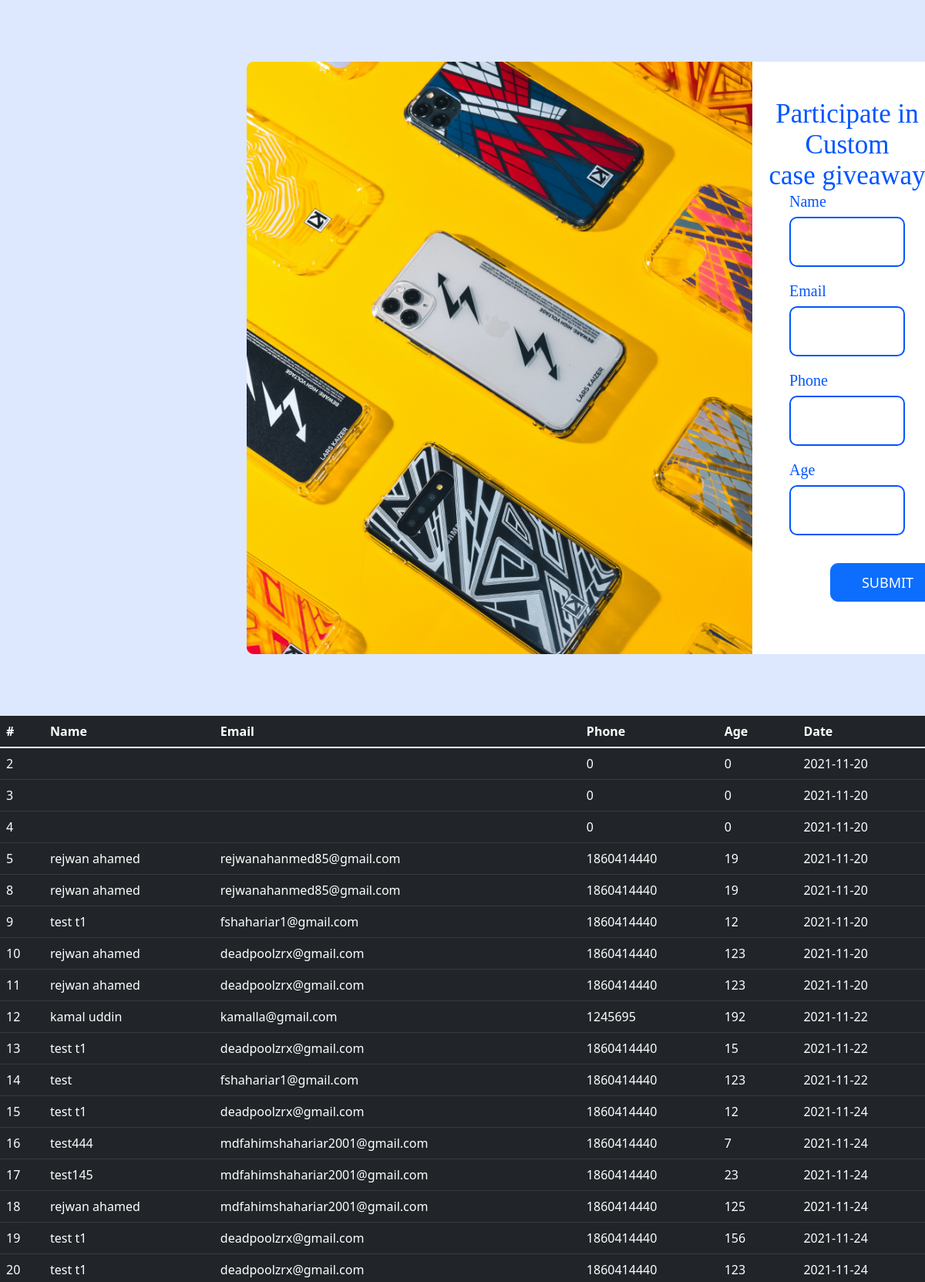
Screenshot of /display.php (upper part) with the database file from the repository.
### tables this page shows
CREATE TABLE `giveaway` (
  `sno` int(3) NOT NULL,
  `name` text NOT NULL,
  `email` varchar(200) NOT NULL,
  `phone` int(11) NOT NULL,
  `age` int(2) NOT NULL,
  `date` date NOT NULL DEFAULT current_timestamp()
);

### display.php (the view, shortened to what this page needs)
<!DOCTYPE html>
<html lang="en">
<head>
    <link rel="stylesheet" href="style.css">
    <link href="https://cdn.jsdelivr.net/npm/bootstrap@5.1.3/dist/css/bootstrap.min.css" rel="stylesheet">
    <link href="https://api.fontshare.com/css?f[]=switzer@500&f[]=general-sans@500&f[]=satoshi@500&display=swap" rel="stylesheet">
</head>
<body>
    <section class="mainsection">
        <div class="subsection">
            <div class="subleft">
                <img src="1.png" alt="holding">
            </div>
            <div class="subright">
                <h1>Participate in Custom<br>
                    case giveaway</h1>
                <form action="display.php" method="post" class="px-5">
                    <div class="mb-3">
                        <label for="exampleInputEmail1" class="form-label">Name</label>
                        <input type="text" class="form-control" name="name" id="name" aria-describedby="emailHelp" required>
                    </div>
                    <div class="mb-3">
                        <label for="exampleInputEmail1" class="form-label">Email</label>
                        <input type="email" class="form-control" name="email" id="email" aria-describedby="emailHelp" required>
                    </div>
                    <div class="mb-3">
                        <label for="exampleInputEmail1" class="form-label">Phone</label>
                        <input type="number" class="form-control" name="phone" id="name" aria-describedby="emailHelp" required>
                    </div>
                    <div class="mb-3">
                        <label for="exampleInputPassword1" class="form-label">Age</label>
                        <input type="number" class="form-control" name="age" id="age" required>
                    </div>
                    <button type="submit" class="btn btn-primary">SUBMIT</button>
                </form>
            </div>
        </div>
    </section>
    <table class="table table-dark">
        <thead>
            <tr>
                <th scope="col">#</th>
                <th scope="col">Name</th>
                <th scope="col">Email</th>
                <th scope="col">Phone</th>
                <th scope="col">Age</th>
                <th scope="col">Date</th>
            </tr>
        </thead>
        <tbody>
            <?php
            $server = "localhost";
            $username = "root";
            $password = "";
            $table = "giveaway";
            $con = mysqli_connect($server, $username, $password, $table);
            $datab = "select * from giveaway";
            $querycon = mysqli_query($con, $datab);
            while ($fetch = mysqli_fetch_array($querycon)) {
            ?>
                <tr>
                    <td><?php echo $fetch['sno'] ?></td>
                    <td><?php echo $fetch['name'] ?></td>
                    <td><?php echo $fetch['email'] ?></td>
                    <td><?php echo $fetch['phone'] ?></td>
                    <td><?php echo $fetch['age'] ?></td>
                    <td><?php echo $fetch['date'] ?></td>
                </tr>
            <?php
            }
            ?>
        </tbody>
    </table>
</body>
</html>

### style.css (style rules this page uses)
* { margin: 0; padding: 0; }
html, body { overflow-x: hidden; }
body { background-color: #DDE8FF !important; font-family: 'General Sans', sans-serif; }
.mainsection { padding: 5rem 20rem; }
.subsection { display: flex; width: 100%; height: inherit; }
.subsection .subleft img { width: 41rem; height: inherit; }
.subsection .subright { background-color: white; height: 48rem; width: 40rem; border-radius: 0 10px 10px 0; }
.subsection .subright h1 { font-family: General Sans; font-style: normal; font-weight: 500; font-size: 35px; line-height: 40px; text-align: center; color: #0055FF; margin-top: 3rem; }
input { width: 513px; height: 74px; border: 2px solid #0055FF; box-sizing: border-box; border-radius: 10px; display: inline-block; }
form { margin-top: -10px !important; }
label { font-family: General Sans; font-style: normal; font-weight: 500; font-size: 20px; color: #0055FF; margin-bottom: 15px !important; }
input { height: 65px !important; border: 2px solid #0055FF !important; border-radius: 10px !important; outline: none !important; margin-top: -10px !important; }
button { width: 150px; height: 50px; background-color: #0055FF; border-radius: 10px !important; font-size: 18px !important; font-weight: 500 !important; margin-left: 35% !important; margin-top: 20px !important; }

### rows the page displays
giveaway: sno "2", phone "0", age "0", date "2021-11-20"
giveaway: sno "3", phone "0", age "0", date "2021-11-20"
giveaway: sno "4", phone "0", age "0", date "2021-11-20"
giveaway: sno "5", name "rejwan ahamed", email "rejwanahanmed85@gmail.com", phone "1860414440", age "19", date "2021-11-20"
giveaway: sno "8", name "rejwan ahamed", email "rejwanahanmed85@gmail.com", phone "1860414440", age "19", date "2021-11-20"
giveaway: sno "9", name "test t1", email "fshahariar1@gmail.com", phone "1860414440", age "12", date "2021-11-20"
giveaway: sno "10", name "rejwan ahamed", email "deadpoolzrx@gmail.com", phone "1860414440", age "123", date "2021-11-20"
giveaway: sno "11", name "rejwan ahamed", email "deadpoolzrx@gmail.com", phone "1860414440", age "123", date "2021-11-20"
giveaway: sno "12", name "kamal uddin", email "kamalla@gmail.com", phone "1245695", age "192", date "2021-11-22"
giveaway: sno "13", name "test t1", email "deadpoolzrx@gmail.com", phone "1860414440", age "15", date "2021-11-22"
giveaway: sno "14", name "test", email "fshahariar1@gmail.com", phone "1860414440", age "123", date "2021-11-22"
giveaway: sno "15", name "test t1", email "deadpoolzrx@gmail.com", phone "1860414440", age "12", date "2021-11-24"
giveaway: sno "16", name "test444", email "mdfahimshahariar2001@gmail.com", phone "1860414440", age "7", date "2021-11-24"
giveaway: sno "17", name "test145", email "mdfahimshahariar2001@gmail.com", phone "1860414440", age "23", date "2021-11-24"
giveaway: sno "18", name "rejwan ahamed", email "mdfahimshahariar2001@gmail.com", phone "1860414440", age "125", date "2021-11-24"
giveaway: sno "19", name "test t1", email "deadpoolzrx@gmail.com", phone "1860414440", age "156", date "2021-11-24"
giveaway: sno "20", name "test t1", email "deadpoolzrx@gmail.com", phone "1860414440", age "123", date "2021-11-24"
